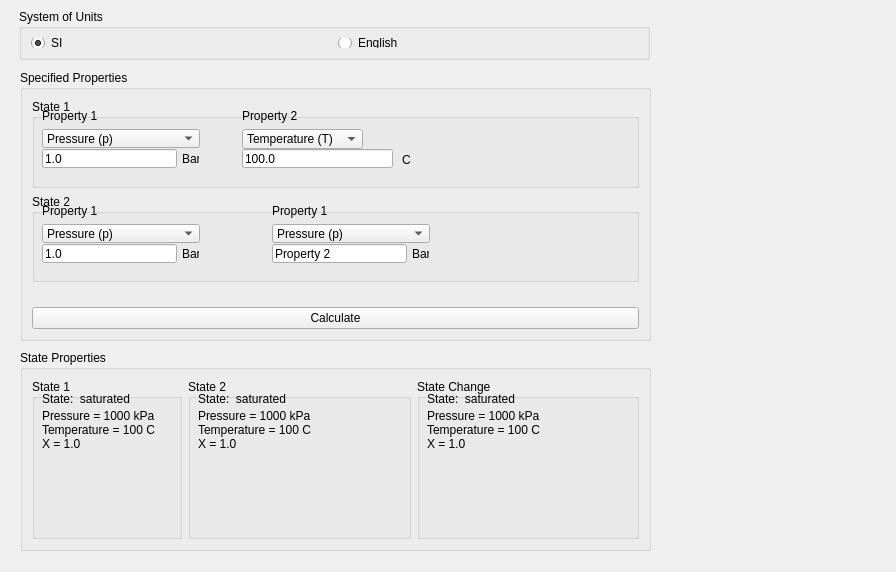
<?xml version="1.0" encoding="UTF-8"?>
<ui version="4.0">
 <class>_frm_StateCalculator</class>
 <widget class="QWidget" name="_frm_StateCalculator">
  <property name="geometry">
   <rect>
    <x>0</x>
    <y>0</y>
    <width>896</width>
    <height>572</height>
   </rect>
  </property>
  <property name="windowTitle">
   <string>Thermodynamic State Calculator</string>
  </property>
  <widget class="QGroupBox" name="_grp_Units">
   <property name="geometry">
    <rect>
     <x>19</x>
     <y>9</y>
     <width>631</width>
     <height>51</height>
    </rect>
   </property>
   <property name="title">
    <string>System of Units</string>
   </property>
   <layout class="QHBoxLayout" name="horizontalLayout_2">
    <item>
     <widget class="QRadioButton" name="_rdo_SI">
      <property name="text">
       <string>SI</string>
      </property>
      <property name="checked">
       <bool>true</bool>
      </property>
     </widget>
    </item>
    <item>
     <widget class="QRadioButton" name="_rdo_English">
      <property name="text">
       <string>English</string>
      </property>
     </widget>
    </item>
   </layout>
  </widget>
  <widget class="QGroupBox" name="_grp_SpecifiedProperties">
   <property name="geometry">
    <rect>
     <x>20</x>
     <y>70</y>
     <width>631</width>
     <height>271</height>
    </rect>
   </property>
   <property name="minimumSize">
    <size>
     <width>0</width>
     <height>165</height>
    </size>
   </property>
   <property name="title">
    <string>Specified Properties</string>
   </property>
   <layout class="QGridLayout" name="gridLayout">
    <item row="0" column="0" colspan="2">
     <widget class="QGroupBox" name="_grp_state1">
      <property name="title">
       <string>State 1</string>
      </property>
      <widget class="QComboBox" name="_cmb_Property1">
       <property name="geometry">
        <rect>
         <x>10</x>
         <y>30</y>
         <width>158</width>
         <height>19</height>
        </rect>
       </property>
       <item>
        <property name="text">
         <string>Pressure (p)</string>
        </property>
       </item>
       <item>
        <property name="text">
         <string>Temperature (T)</string>
        </property>
       </item>
       <item>
        <property name="text">
         <string>Quality (x)</string>
        </property>
       </item>
       <item>
        <property name="text">
         <string>Specific Internal Energy (u)</string>
        </property>
       </item>
       <item>
        <property name="text">
         <string>Specific Enthalpy (h)</string>
        </property>
       </item>
       <item>
        <property name="text">
         <string>Specific Volume (v)</string>
        </property>
       </item>
       <item>
        <property name="text">
         <string>Specific Entropy (s)</string>
        </property>
       </item>
      </widget>
      <widget class="QLineEdit" name="_le_Property1">
       <property name="geometry">
        <rect>
         <x>10</x>
         <y>50</y>
         <width>135</width>
         <height>19</height>
        </rect>
       </property>
       <property name="text">
        <string>1.0</string>
       </property>
      </widget>
      <widget class="QLabel" name="_lbl_Property2">
       <property name="geometry">
        <rect>
         <x>210</x>
         <y>10</y>
         <width>145</width>
         <height>14</height>
        </rect>
       </property>
       <property name="maximumSize">
        <size>
         <width>145</width>
         <height>14</height>
        </size>
       </property>
       <property name="text">
        <string>Property 2</string>
       </property>
      </widget>
      <widget class="QComboBox" name="_cmb_Property2">
       <property name="geometry">
        <rect>
         <x>210</x>
         <y>30</y>
         <width>121</width>
         <height>20</height>
        </rect>
       </property>
       <property name="currentIndex">
        <number>1</number>
       </property>
       <item>
        <property name="text">
         <string>Pressure (p)</string>
        </property>
       </item>
       <item>
        <property name="text">
         <string>Temperature (T)</string>
        </property>
       </item>
       <item>
        <property name="text">
         <string>Quality (x)</string>
        </property>
       </item>
       <item>
        <property name="text">
         <string>Specific Internal Energy (u)</string>
        </property>
       </item>
       <item>
        <property name="text">
         <string>Specific Enthalpy (h)</string>
        </property>
       </item>
       <item>
        <property name="text">
         <string>Specific Volume (v)</string>
        </property>
       </item>
       <item>
        <property name="text">
         <string>Specific Entropy (s)</string>
        </property>
       </item>
      </widget>
      <widget class="QLineEdit" name="_le_Property2">
       <property name="geometry">
        <rect>
         <x>210</x>
         <y>50</y>
         <width>151</width>
         <height>19</height>
        </rect>
       </property>
       <property name="text">
        <string>100.0</string>
       </property>
      </widget>
      <widget class="QLabel" name="_lbl_Property2_Units">
       <property name="geometry">
        <rect>
         <x>370</x>
         <y>50</y>
         <width>21</width>
         <height>21</height>
        </rect>
       </property>
       <property name="text">
        <string>C</string>
       </property>
      </widget>
      <widget class="QLabel" name="_lbl_Property1_Units">
       <property name="geometry">
        <rect>
         <x>150</x>
         <y>50</y>
         <width>17</width>
         <height>19</height>
        </rect>
       </property>
       <property name="text">
        <string>Bar</string>
       </property>
      </widget>
      <widget class="QLabel" name="_lbl_Property1">
       <property name="geometry">
        <rect>
         <x>10</x>
         <y>10</y>
         <width>145</width>
         <height>14</height>
        </rect>
       </property>
       <property name="maximumSize">
        <size>
         <width>145</width>
         <height>14</height>
        </size>
       </property>
       <property name="text">
        <string>Property 1</string>
       </property>
      </widget>
     </widget>
    </item>
    <item row="3" column="0" colspan="2">
     <widget class="QPushButton" name="_pb_Calculate">
      <property name="text">
       <string>Calculate</string>
      </property>
     </widget>
    </item>
    <item row="2" column="0" colspan="2">
     <widget class="QLabel" name="_lbl_Warning">
      <property name="maximumSize">
       <size>
        <width>471</width>
        <height>13</height>
       </size>
      </property>
      <property name="text">
       <string/>
      </property>
     </widget>
    </item>
    <item row="1" column="0" colspan="2">
     <widget class="QGroupBox" name="_grp_state2">
      <property name="title">
       <string>State 2</string>
      </property>
      <widget class="QComboBox" name="_cmb_Property1_2">
       <property name="geometry">
        <rect>
         <x>10</x>
         <y>30</y>
         <width>158</width>
         <height>19</height>
        </rect>
       </property>
       <item>
        <property name="text">
         <string>Pressure (p)</string>
        </property>
       </item>
       <item>
        <property name="text">
         <string>Temperature (T)</string>
        </property>
       </item>
       <item>
        <property name="text">
         <string>Quality (x)</string>
        </property>
       </item>
       <item>
        <property name="text">
         <string>Specific Internal Energy (u)</string>
        </property>
       </item>
       <item>
        <property name="text">
         <string>Specific Enthalpy (h)</string>
        </property>
       </item>
       <item>
        <property name="text">
         <string>Specific Volume (v)</string>
        </property>
       </item>
       <item>
        <property name="text">
         <string>Specific Entropy (s)</string>
        </property>
       </item>
      </widget>
      <widget class="QLineEdit" name="_le_Property1_2">
       <property name="geometry">
        <rect>
         <x>10</x>
         <y>50</y>
         <width>135</width>
         <height>19</height>
        </rect>
       </property>
       <property name="text">
        <string>1.0</string>
       </property>
      </widget>
      <widget class="QLabel" name="_lbl_Property1_Units_2">
       <property name="geometry">
        <rect>
         <x>150</x>
         <y>50</y>
         <width>17</width>
         <height>19</height>
        </rect>
       </property>
       <property name="text">
        <string>Bar</string>
       </property>
      </widget>
      <widget class="QLabel" name="_lbl_Property1_2">
       <property name="geometry">
        <rect>
         <x>10</x>
         <y>10</y>
         <width>145</width>
         <height>14</height>
        </rect>
       </property>
       <property name="maximumSize">
        <size>
         <width>145</width>
         <height>14</height>
        </size>
       </property>
       <property name="text">
        <string>Property 1</string>
       </property>
      </widget>
      <widget class="QComboBox" name="_cmb_Property2_2">
       <property name="geometry">
        <rect>
         <x>240</x>
         <y>30</y>
         <width>158</width>
         <height>19</height>
        </rect>
       </property>
       <item>
        <property name="text">
         <string>Pressure (p)</string>
        </property>
       </item>
       <item>
        <property name="text">
         <string>Temperature (T)</string>
        </property>
       </item>
       <item>
        <property name="text">
         <string>Quality (x)</string>
        </property>
       </item>
       <item>
        <property name="text">
         <string>Specific Internal Energy (u)</string>
        </property>
       </item>
       <item>
        <property name="text">
         <string>Specific Enthalpy (h)</string>
        </property>
       </item>
       <item>
        <property name="text">
         <string>Specific Volume (v)</string>
        </property>
       </item>
       <item>
        <property name="text">
         <string>Specific Entropy (s)</string>
        </property>
       </item>
      </widget>
      <widget class="QLabel" name="_lbl_Property2_2">
       <property name="geometry">
        <rect>
         <x>240</x>
         <y>10</y>
         <width>145</width>
         <height>14</height>
        </rect>
       </property>
       <property name="maximumSize">
        <size>
         <width>145</width>
         <height>14</height>
        </size>
       </property>
       <property name="text">
        <string>Property 1</string>
       </property>
      </widget>
      <widget class="QLineEdit" name="_le_Property2_2">
       <property name="geometry">
        <rect>
         <x>240</x>
         <y>50</y>
         <width>135</width>
         <height>19</height>
        </rect>
       </property>
       <property name="text">
        <string>Property 2</string>
       </property>
      </widget>
      <widget class="QLabel" name="_lbl_Property2_Units_2">
       <property name="geometry">
        <rect>
         <x>380</x>
         <y>50</y>
         <width>17</width>
         <height>19</height>
        </rect>
       </property>
       <property name="text">
        <string>Bar</string>
       </property>
      </widget>
     </widget>
    </item>
   </layout>
  </widget>
  <widget class="QGroupBox" name="_grp_StateProperties">
   <property name="geometry">
    <rect>
     <x>20</x>
     <y>350</y>
     <width>631</width>
     <height>201</height>
    </rect>
   </property>
   <property name="title">
    <string>State Properties</string>
   </property>
   <layout class="QHBoxLayout" name="horizontalLayout">
    <item>
     <widget class="QGroupBox" name="_grp_state1_properties">
      <property name="maximumSize">
       <size>
        <width>150</width>
        <height>16777215</height>
       </size>
      </property>
      <property name="title">
       <string>State 1</string>
      </property>
      <widget class="QLabel" name="_lbl_StateProperties">
       <property name="geometry">
        <rect>
         <x>10</x>
         <y>30</y>
         <width>131</width>
         <height>42</height>
        </rect>
       </property>
       <property name="text">
        <string>Pressure = 1000 kPa
Temperature = 100 C
X = 1.0</string>
       </property>
      </widget>
      <widget class="QLabel" name="_lbl_State">
       <property name="geometry">
        <rect>
         <x>10</x>
         <y>10</y>
         <width>150</width>
         <height>20</height>
        </rect>
       </property>
       <property name="text">
        <string>State:  saturated</string>
       </property>
      </widget>
      <widget class="QLabel" name="_lbl_SatVapProps">
       <property name="geometry">
        <rect>
         <x>10</x>
         <y>80</y>
         <width>121</width>
         <height>16</height>
        </rect>
       </property>
       <property name="text">
        <string/>
       </property>
      </widget>
     </widget>
    </item>
    <item>
     <widget class="QGroupBox" name="_grp_state2_properties">
      <property name="title">
       <string>State 2</string>
      </property>
      <widget class="QLabel" name="_lbl_State_2">
       <property name="geometry">
        <rect>
         <x>10</x>
         <y>10</y>
         <width>150</width>
         <height>20</height>
        </rect>
       </property>
       <property name="text">
        <string>State:  saturated</string>
       </property>
      </widget>
      <widget class="QLabel" name="_lbl_StateProperties_2">
       <property name="geometry">
        <rect>
         <x>10</x>
         <y>30</y>
         <width>121</width>
         <height>42</height>
        </rect>
       </property>
       <property name="text">
        <string>Pressure = 1000 kPa
Temperature = 100 C
X = 1.0</string>
       </property>
      </widget>
      <widget class="QLabel" name="_lbl_SatVapProps_2">
       <property name="geometry">
        <rect>
         <x>10</x>
         <y>80</y>
         <width>121</width>
         <height>16</height>
        </rect>
       </property>
       <property name="text">
        <string/>
       </property>
      </widget>
      <widget class="QLabel" name="_lbl_SatLiqProps_2">
       <property name="geometry">
        <rect>
         <x>10</x>
         <y>100</y>
         <width>121</width>
         <height>16</height>
        </rect>
       </property>
       <property name="text">
        <string/>
       </property>
      </widget>
     </widget>
    </item>
    <item>
     <widget class="QGroupBox" name="_grp_state_change_properties">
      <property name="title">
       <string>State Change</string>
      </property>
      <widget class="QLabel" name="_lbl_State_3">
       <property name="geometry">
        <rect>
         <x>10</x>
         <y>10</y>
         <width>150</width>
         <height>20</height>
        </rect>
       </property>
       <property name="text">
        <string>State:  saturated</string>
       </property>
      </widget>
      <widget class="QLabel" name="_lbl_StateProperties_3">
       <property name="geometry">
        <rect>
         <x>10</x>
         <y>30</y>
         <width>121</width>
         <height>42</height>
        </rect>
       </property>
       <property name="text">
        <string>Pressure = 1000 kPa
Temperature = 100 C
X = 1.0</string>
       </property>
      </widget>
      <widget class="QLabel" name="_lbl_SatVapProps_3">
       <property name="geometry">
        <rect>
         <x>10</x>
         <y>80</y>
         <width>121</width>
         <height>16</height>
        </rect>
       </property>
       <property name="text">
        <string/>
       </property>
      </widget>
      <widget class="QLabel" name="_lbl_SatLiqProps_3">
       <property name="geometry">
        <rect>
         <x>10</x>
         <y>100</y>
         <width>121</width>
         <height>16</height>
        </rect>
       </property>
       <property name="text">
        <string/>
       </property>
      </widget>
     </widget>
    </item>
   </layout>
  </widget>
 </widget>
 <resources/>
 <connections/>
</ui>
